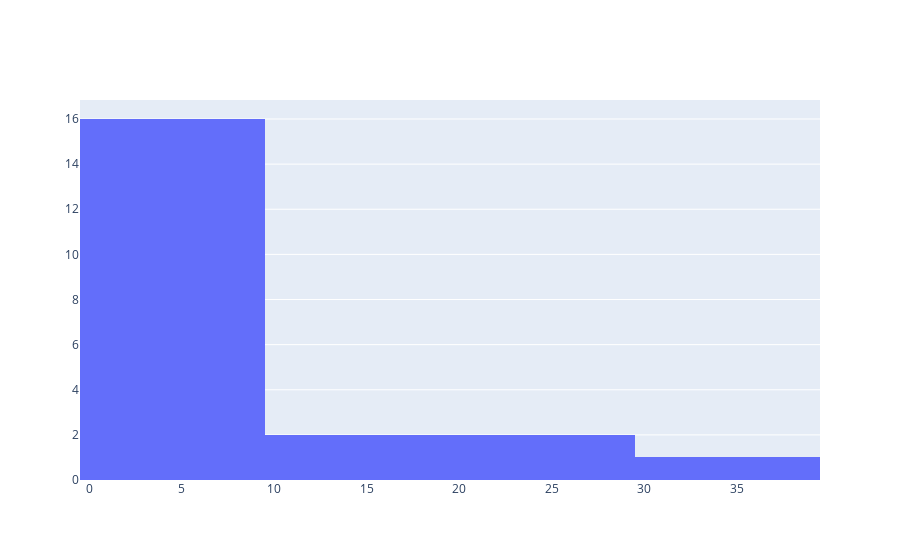

Notebook code cell kept with this figure:
### Markdown cell above
Most hours of the day, there is no precipitation, hence why there is a fat stack above the `0`. Let's drop those zeros in order to see if when it rains, it pours.

**TODO**: Replace the `FIXME` to select only values greater than `0` from the `HR00Val` column. Check the <a href="https://pandas.pydata.org/docs/getting_started/intro_tutorials/03_subset_data.html">pandas documentation</a> for a hint.

### Code cell
aqc_df_filtered = aqc_df[aqc_df["HR00Val"]>0]
x = aqc_df_filtered["HR00Val"].to_array()
fig = go.Figure(data=[go.Histogram(x=x)])
fig.show()

### Figure 1 — Plotly figure (JSON) as saved in the notebook; plotly's stock layout.template omitted (floating-point values rounded to 4 significant figures)
{"data": [{"type": "histogram", "x": [1, 1, 7, 14, 7, 3, 1, 4, 1, 20, 3, 2, 18, 28, 8, 1, 1, 2, 9, 6, 31]}], "layout": {"autosize": true, "xaxis": {"autorange": true, "range": [-0.5, 39.5], "type": "linear"}, "yaxis": {"autorange": true, "range": [0, 16.84]}}}
